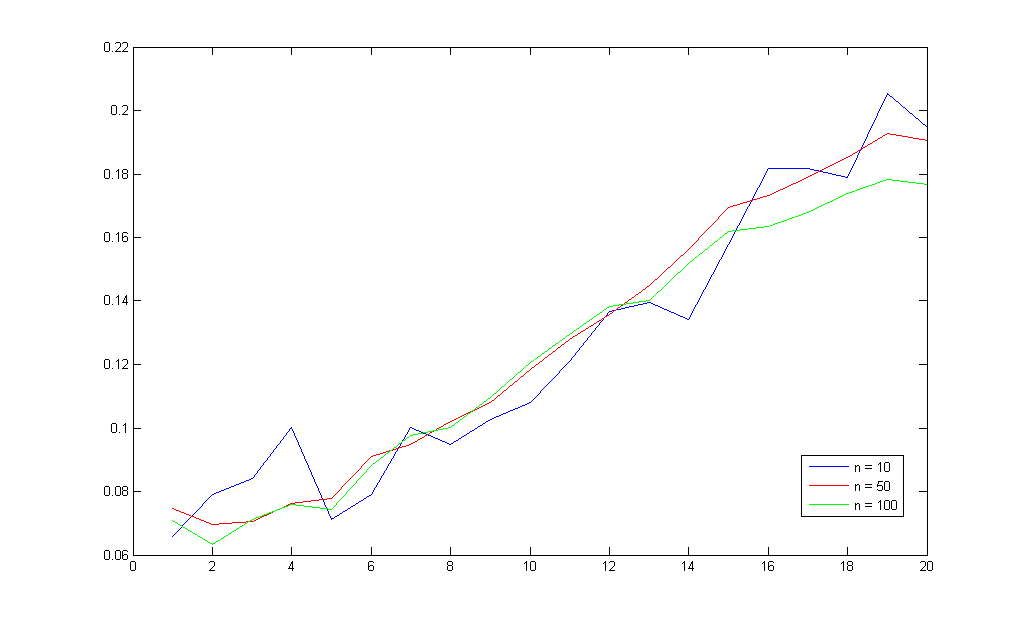
%> input picture my project/My master work/Perceptual Hashing Testing Platform/tpWork/test-wyn/Fridrich_test_1_aboutN/test 1.bmp, 1024 x 624 px
$ octave --eval "result = mbe_Radpjc('../tpWork/test-wyn/Fridrich_test_1_aboutN/test 1.bmp');"   (GNU Octave 9; MATLAB toolbox functions it lacks are replaced by stand-ins)
%> lines starting %> are read from the running program, lines starting %| are printed output that depends on the picture
% Robust video hashing based on radial projections of key frames,
% Signal Processing, IEEE Transactions on

function hash=mbe_Radpjc(imagefile)

% read image & pre-processing
A=imread(imagefile);
%> A: size 624x1024 uint8; min 0, max 255, mean 253.3
J=imresize(A,256/size(A,1), 'bilinear');
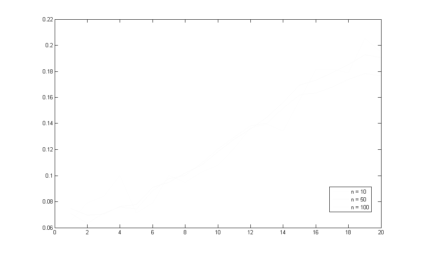
%> J: size 256x421 uint8; min 112, max 255, mean 253.3
filter = fspecial('gaussian',5,3);
I=imfilter(J,filter);
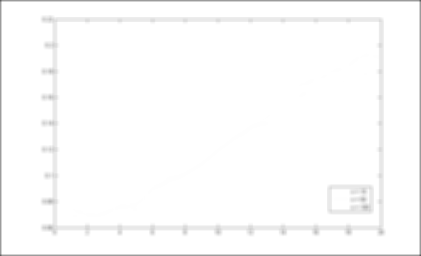
%> I: size 256x421 uint8; min 95, max 255, mean 251.5

P=zeros(180,1);
hd=1; % the horizontal distance between the two
level=32; %quantization level

for n=1:180
    sita=n*pi/180;

    if n==90 % to avoid divide zero in y2
        sita=sita+pi/360;
    end

    sum_p=0; % sum of pixels
    sum_sq=0; % sum of squares of pixels
    count=0;

    for col=1:256
        x=col-128; % -127<=x<=128, move origin to the image center

        % Given x, the upper and lower lines of the bend
        y1=round((x*sin(sita)+hd)/cos(sita));
        y2=round((x*sin(sita)-hd)/cos(sita));
        lower_y=min(y1,y2);
        upper_y=max(y1,y2);

        if lower_y<=128 && upper_y>-128
            lower_y=max(-127,lower_y);
            upper_y=min(128,upper_y);
            for y=lower_y:upper_y
                row=128+y;
                sum_p=sum_p+double(I(row,col));
                sum_sq=sum_sq+double(I(row,col)^2);
                count=count+1;
            end
        end
    end

    % variance of the pixels within the bend
    P(n)=sum_sq/count-(sum_p/count)^2;
end
%> after the loop, P = 180 values, max -63071.6 at index 49, min -64314.1 at index 153, mean -63813.5; row = 129

P=(P-mean(P))/std(P); %normalization
%> P = 180 values, max 2.27 at index 49, min -1.53 at index 153, mean 1.14e-14

Coeff=dct(P);
%> Coeff = 180 values, max 3.28 at index 7, min -7.15 at index 3, mean -0.0393
R=Coeff(1:40); % Get low-mid frequency components
%> R = 40 values, max 3.28 at index 7, min -7.15 at index 3, mean 0.31

% Quantization
quant_int=(max(R)-min(R))/(level-1);
%> quant_int = 0.337
index=floor((R-min(R))/quant_int);
%> index = 40 values, max 30 at index 7, min 0 at index 3, mean 21.7

%dec->bin using Gray coding
hash_str=blanks(1);
binlen=log2(level);

for i=1:40
    decbin=dec2bin(index(i),binlen);
    str=blanks(binlen);
    for n=binlen:-1:2
        if strcmp(decbin(n),decbin(n-1))
            str(n)='0';
        else
            str(n)='1';
        end
    end
    str(1)=decbin(1);
    hash_str=strcat(hash_str,str);
end
%> this loop made 40 passes
%> decbin on passes 12 to 23: '11001', '01111', '11001', '11011', '11001', '11010', '11001', '10110', '11100', '11101', '10011', '11100'
%> (decbin, hash_str) on passes 1 to 6: ('10101', '11111'), ('11010', '1111110111'), ('00000', '111111011100000'), ('10110', '11111101110000011101'), ('01010', '1111110111000001110101111'), ('10101', '111111011100000111010111111111')
%> after the loop, str = '10100'


for n=1:length(hash_str)
  hash(n)=str2num(hash_str(n))
end
%> after the loop, hash = 200 values, max 1 at index 1, min 0 at index 7, mean 0.64
%> `result = mbe_Radpjc('../tpWork/test-wyn/Fridrich_test_1_aboutN/test 1...`: result has the same summary as hash in mbe_Radpjc

$ run again, on my project/My master work/Perceptual Hashing Testing Platform/tpWork/test-wyn/Fridrich_test_1_aboutN/testN-Gaussian(v).bmp
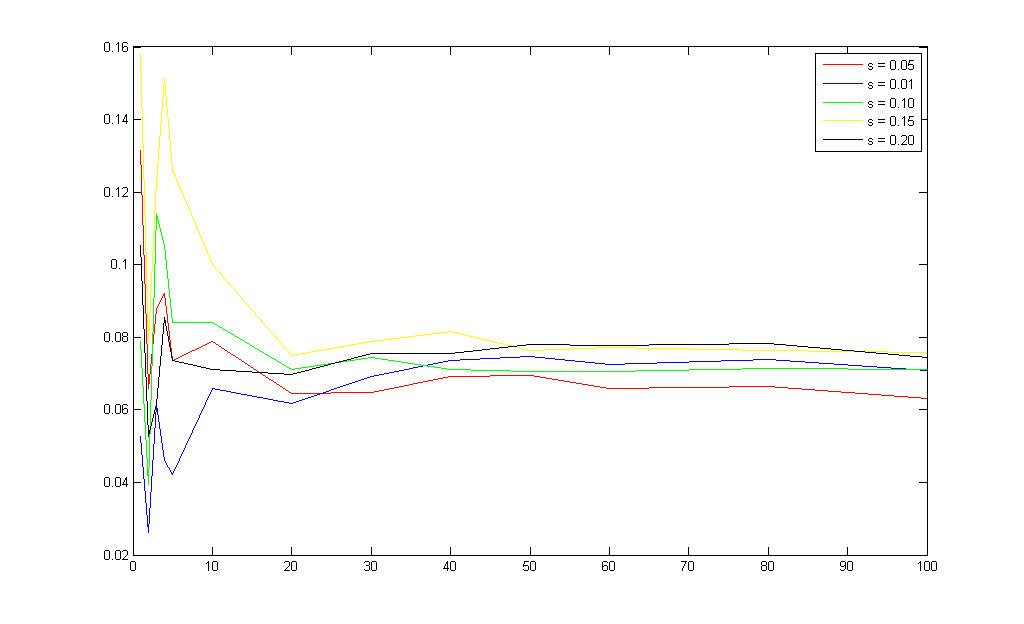
%> input picture my project/My master work/Perceptual Hashing Testing Platform/tpWork/test-wyn/Fridrich_test_1_aboutN/testN-Gaussian(v).bmp, 1024 x 624 px
%> in mbe_Radpjc, `J=imresize(A,256/size(A,1), 'bilinear');`:
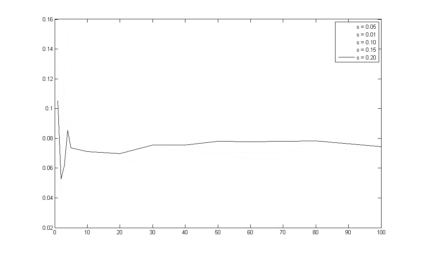
%> J: size 256x421 uint8; min 84, max 255, mean 252.6
%> in mbe_Radpjc, `I=imfilter(J,filter);`:
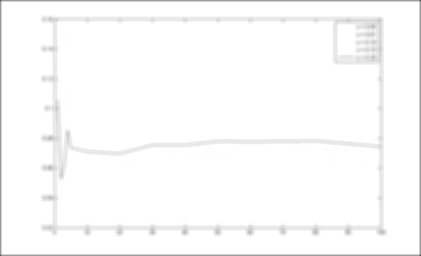
%> I: size 256x421 uint8; min 95, max 255, mean 250.8
%> after the loop in mbe_Radpjc, `for n=1:180`: P = 180 values, max -62449.3 at index 172, min -64042.9 at index 4, mean -63413.5; row = 129
%> in mbe_Radpjc, `P=(P-mean(P))/std(P);`: P = 180 values, max 3.06 at index 172, min -2 at index 4, mean -2.35e-14
%> Coeff = 180 values, max 3.36 at index 24, min -5.58 at index 19, mean -0.105
%> R = 40 values, max 3.36 at index 24, min -5.58 at index 19, mean -0.636
%> quant_int = 0.288
%> index = 40 values, max 31 at index 24, min 0 at index 19, mean 16.62
%> the loop in mbe_Radpjc, `for i=1:40` made 40 passes
%> decbin on passes 12 to 19: '01011', '01010', '01010', '10010', '01111', '01001', '10001', '00000'
%> after the loop in mbe_Radpjc, `for i=1:40`: str = '11000'
%> after the loop in mbe_Radpjc, `for n=1:length(hash_str)`: hash = 200 values, max 1 at index 1, min 0 at index 3, mean 0.555
%> result has the same summary as hash in mbe_Radpjc
